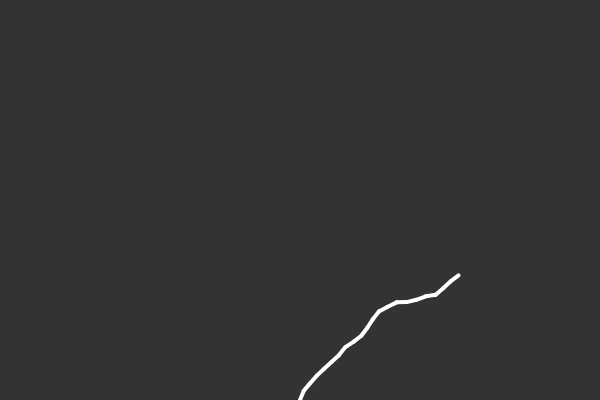
Frame 1 (no input)
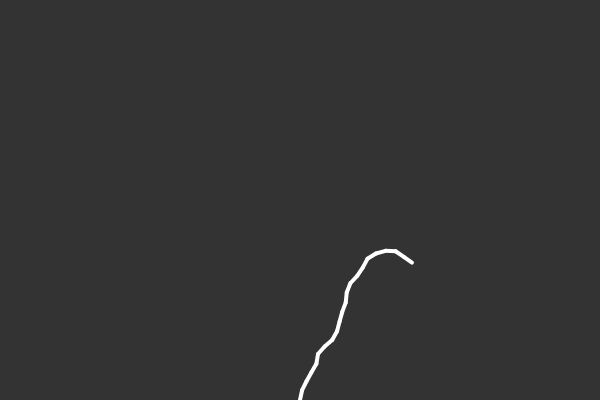
Frame 60 (no input)
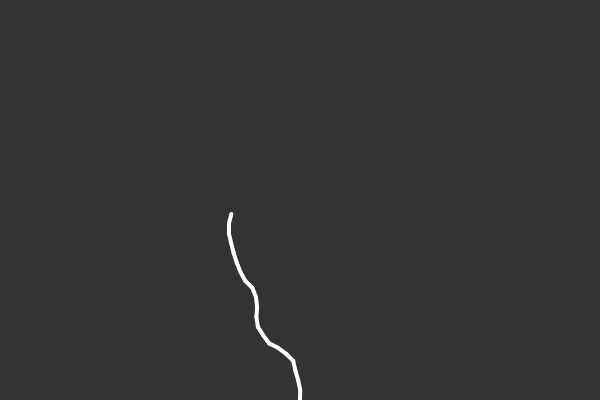
Frame 120 (the mouse pressed at the canvas centre since frame 60)

The p5.js sketch that drew these frames (run headless with seeded random() and noise() and a simulated clock; from frame 60 on, the mouse is pressed at the canvas centre):

// p5.js sketch
// ── sketch.js
// globals
let tentacle;

// constant
const SCREEN_SIZE = 400;

// Setup
function setup() {
  createCanvas(SCREEN_SIZE * 1.5, SCREEN_SIZE);
  
  let x = width / 2;
  let y = height;
  let pos = new p5.Vector(x, y);
  
  tentacle = new Segment(pos, 10, 0);
  
  let current = tentacle;
  for(let i = 0; i < 20; i++){
    let next = new Segment(current, 10, 0);
    current.child = next;
    current = next;
  }
}
// Draw
function draw(){
  background(51);
  let next = tentacle;
  while(next){
    next.wiggle();
    next.update();
    next.show();
    next = next.child;
  }
}

// Action
// ── segment.js
class Segment{
  constructor(point, len, angle){
    if(point.hasOwnProperty("angle")){
      this.par = point;
      this.a = new p5.Vector(this.par.b.x, this.par.b.y);
    } else {
      this.par = false;
      this.a = point;
    }
    this.len = len;
    this.angle = angle;
    this.selfAngle = angle;
    this.calculateB();
    this.xoff = random(100);
  }
  
  wiggle(){
    let maxAngle = 1;
    let minAngle = -1;
    this.selfAngle = map(noise(this.xoff), 0, 1, maxAngle, minAngle);
    this.xoff += 0.03;
  }
  
  update(){
    this.angle = this.selfAngle;
    if(this.par){
      this.a = this.par.b.copy();
      this.angle += this.par.angle;
    } else {
      this.angle += -PI/2;
    }
    this.calculateB();
  }
  
  calculateB(){
    let dx = this.len * Math.cos(this.angle);
    let dy = this.len * Math.sin(this.angle);
    this.b = new p5.Vector(this.a.x + dx, this.a.y + dy);
  }
  
  show(){
    stroke(255);
    strokeWeight(4);
    line(this.a.x, this.a.y, this.b.x, this.b.y);
  }
}
